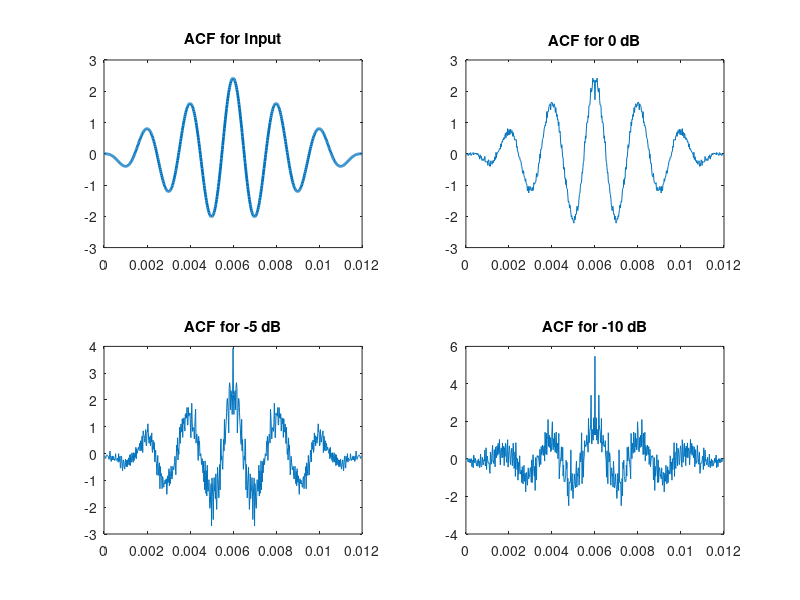
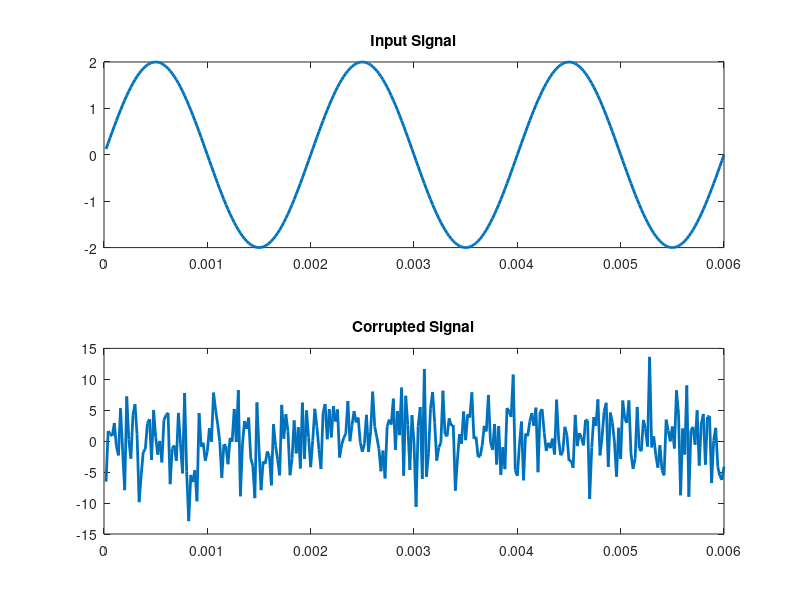

Write the MATLAB code that produced these figures, in order.
clc;clear;close;

T = 2e-3;
tstep = T / 100;
t = tstep : tstep : 3 * T;
x = 2 * sin(2 * pi * t / T);
Px = sum(x .^ 2) / length(x);
SNR = [0 -5 -10];
figure(1)
for i = 1 : length(SNR)
    Py = Px / 10 ^ (SNR(i) / 10);
    n = sqrt(Py) * randn(1, length(t));
    y = x + n;
    ACF_x = normalize(xcorr(x));
    ACF_n = normalize(xcorr(n));
    ACF_y = normalize(xcorr(y));
    ACF_y(length(x)) = .4 * max(ACF_y);
    subplot(2, 2, i + 1), plot(tstep * (1 : length(ACF_y)), ACF_y),
    title(['ACF for ', num2str(SNR(i)), ' dB']);
    hold on
end
subplot(221), plot(tstep * (1 : length(ACF_x)), ACF_x,'Linewidth',2), title('ACF for Input');
figure(2)
subplot(211), plot(t, x,'Linewidth',2), title('Input Signal');
subplot(212), plot(t, n,'Linewidth',2), title('Corrupted Signal');

function R=normalize(x)
R=x/max(x);
end